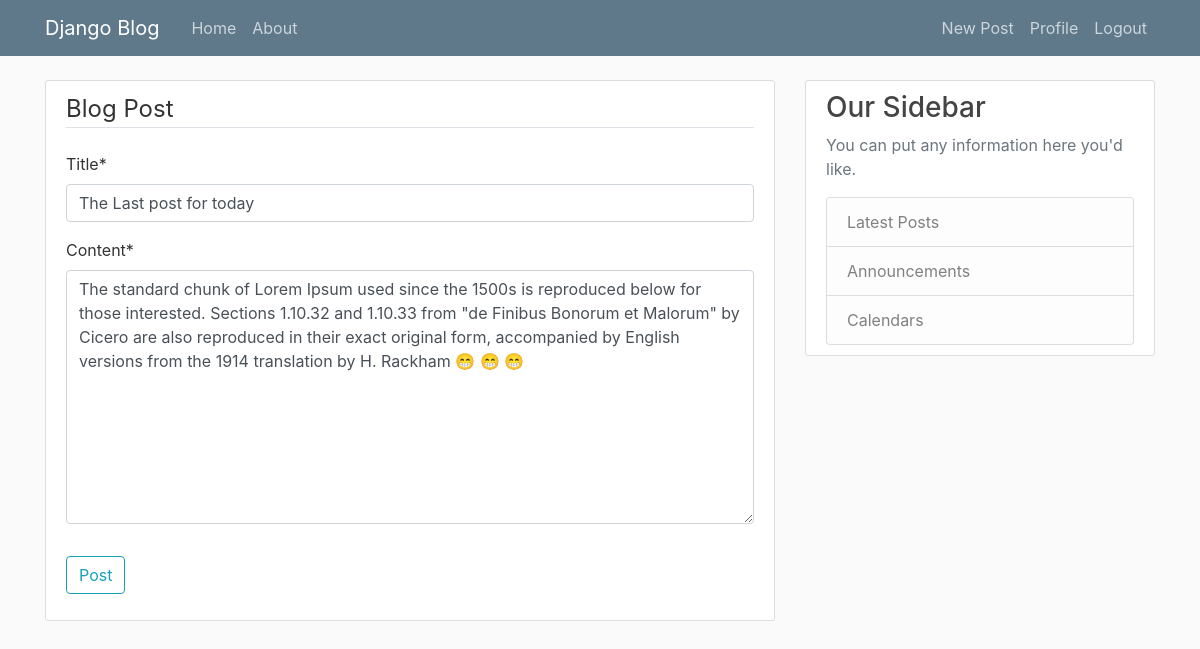
Screenshot of /post/8/update/ (signed in) with the database file from the repository.
### blog/models.py (models this page shows, shortened)
class Post(models.Model):
    title = models.CharField(max_length=100)
    content = models.TextField()
    date_posted = models.DateTimeField(default=timezone.now)
    author = models.ForeignKey(User, on_delete=models.CASCADE)

### blog/views.py (the view, shortened to what this page needs)
# urls.py: path('post/<int:pk>/update/', PostUpdateView.as_view(), name='update'),
class PostUpdateView(LoginRequiredMixin, UserPassesTestMixin, UpdateView):
    model = Post
    fields = ['title', 'content']
    def test_func(self):
        post = self.get_object()
        return self.request.user == post.author

### blog/templates/blog/post_form.html (shortened to what this page needs)
{% extends 'blog/base.html' %}
{% load crispy_forms_filters %}
{% load crispy_forms_tags %}
{% block content %}
    <div class="content-section">
        <form method="post">
            <fieldset class="form-group">
                <legend class="border-bottom mb-4">Blog Post</legend>
                {{ form|crispy }}
            </fieldset>
            <div class="form-group">
                <button class="btn btn-outline-info" type="submit">Post</button>
            </div>
        </form>
    </div>
{% endblock content %}

### blog/static/blog/main.css (style rules this page uses)
body { background: #fafafa; color: #333333; margin-top: 5rem; }
.content-section { background: #ffffff; padding: 10px 20px; border: 1px solid #dddddd; border-radius: 3px; margin-bottom: 20px; }

### rows the page displays
Post: title "The Last post for today", content "The standard chunk of Lorem Ipsum used since the 1500s is reproduced below for those interested. Sections 1.10.32 and 1.10.33 from \"de Finibus Bonorum et Malorum\" by Cicero are also reproduced in their exact original form, accompanied by English versions from the 1914 translation by H. Rackham 😁 😁 😁"
